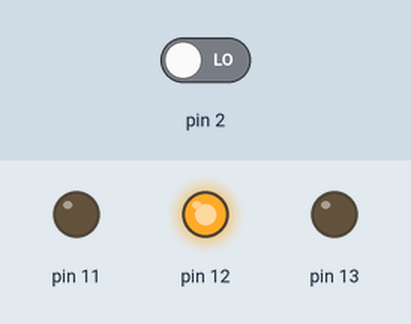
Simulated run of this sketch. Board: Arduino Uno, built with avr-gcc and run on an emulated ATmega328P. Shown: output pins drawn as LEDs (lit = HIGH). Inputs (shaded band) come from the test bench; at power-on: pin 2 LOW.

Above: at 1.2 s.
1.3 s: pin 2 driven HIGH
At 2.4 s:
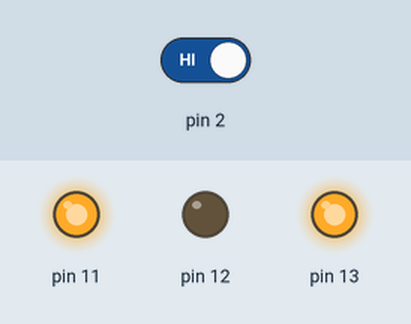
2.8 s: pin 2 driven LOW
At 3.6 s:
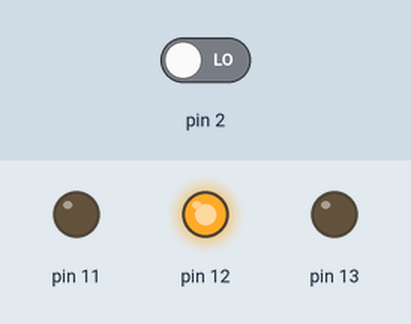
Timing chart, 0 to 5.8 s (numbered marks = the images above; inputs shaded):
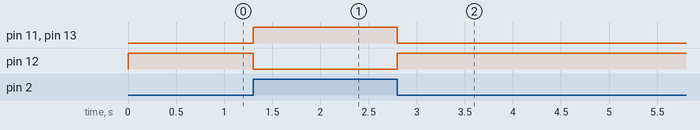

Measured:
- after the input at 1.3 s, pin 11, pin 13: LOW → HIGH at once; pin 12: HIGH → LOW at once
- after the input at 2.8 s, pin 11, pin 13: HIGH → LOW at once; pin 12: LOW → HIGH at once

The sketch:

IR_sensor.ino
```cpp
void setup() {
  // put your setup code here, to run once:
  pinMode(13, OUTPUT);
  pinMode(2, INPUT);
  pinMode(12, OUTPUT);
  pinMode(11, OUTPUT);

}

void loop() {
  // put your main code here, to run repeatedly:
  if(digitalRead(2) == HIGH){
      digitalWrite(13, HIGH);
      digitalWrite(12, LOW);
      digitalWrite(11, HIGH);
    }
  else{
    digitalWrite(12, HIGH);
      digitalWrite(13, LOW);
      digitalWrite(11, LOW);
    }
  //delay(5000);
}
```
